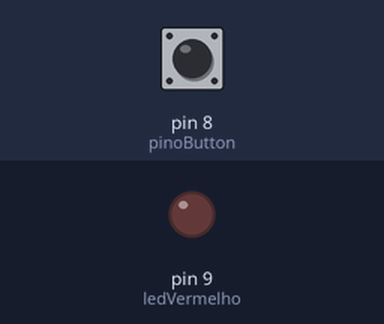
This sketch was run on a simulated Arduino Uno, built with avr-gcc and run on an emulated ATmega328P. Shown: output pins drawn as LEDs (lit = HIGH). Dashed ring = blinking. Inputs (shaded band) come from the test bench; at power-on: pin 8 (pinoButton) LOW. What the sketch prints to the serial monitor is not drawn.

Above: at 3.2 s.
3.3 s: pin 8 (pinoButton) pulled HIGH for 3.2 s
At 4.1 s:
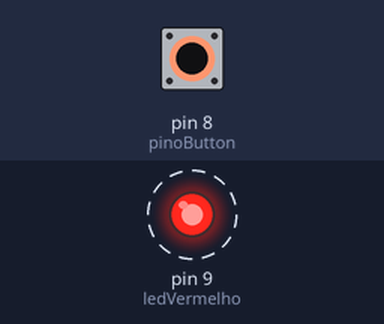
8.0 s: pin 8 (pinoButton) pulled HIGH for 0.15 s
At 9.2 s:
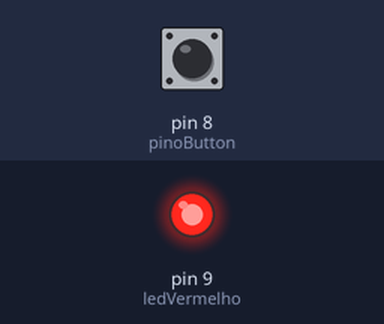
9.6 s: pin 8 (pinoButton) pulled HIGH for 1 s
At 10.5 s:
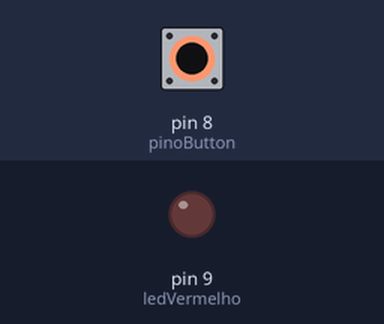
Timing chart, 0 to 12.6 s (numbered marks = the images above; inputs shaded):
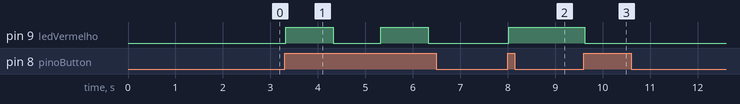

Measured:
- after the input at 3.3 s, pin 9 (ledVermelho): alternates HIGH for 1.0 s and LOW for 1.0 s, starting at once
- after the input at 8.0 s, pin 9 (ledVermelho): LOW → HIGH at once
- after the input at 9.6 s, pin 9 (ledVermelho): HIGH → LOW at once

The sketch:

push_Botton2.ino
```cpp
//Declaração de uma constante que armazena o pino do push button*/
#define pinoButton 8

//Declaração das variáveis que representa o pino do led
int ledVermelho = 9;
bool status = false;


void setup() {
  //Definir a modalidade do pino
  pinMode(pinoButton, INPUT);

  Serial.begin(9600);

  delay(1000);  //parada estratégica

  //Definindo os tipos do pino
  pinMode(ledVermelho, OUTPUT);

  delay(1000);  //parada estratégica
}
void loop() {
  //lendo o pino digital através da constante
  Serial.println(digitalRead(pinoButton));
  if (digitalRead(pinoButton) == HIGH && status == false) {
    Serial.print("led e botão ligados");
    digitalWrite(ledVermelho, 1);
    status = true;
    delay(1000);
  } else if (digitalRead(pinoButton) == HIGH && status == true) {
    Serial.print("led e botão apagados");
    digitalWrite(ledVermelho, 0);
    status = false;
    delay(1000);
  }

}
```
